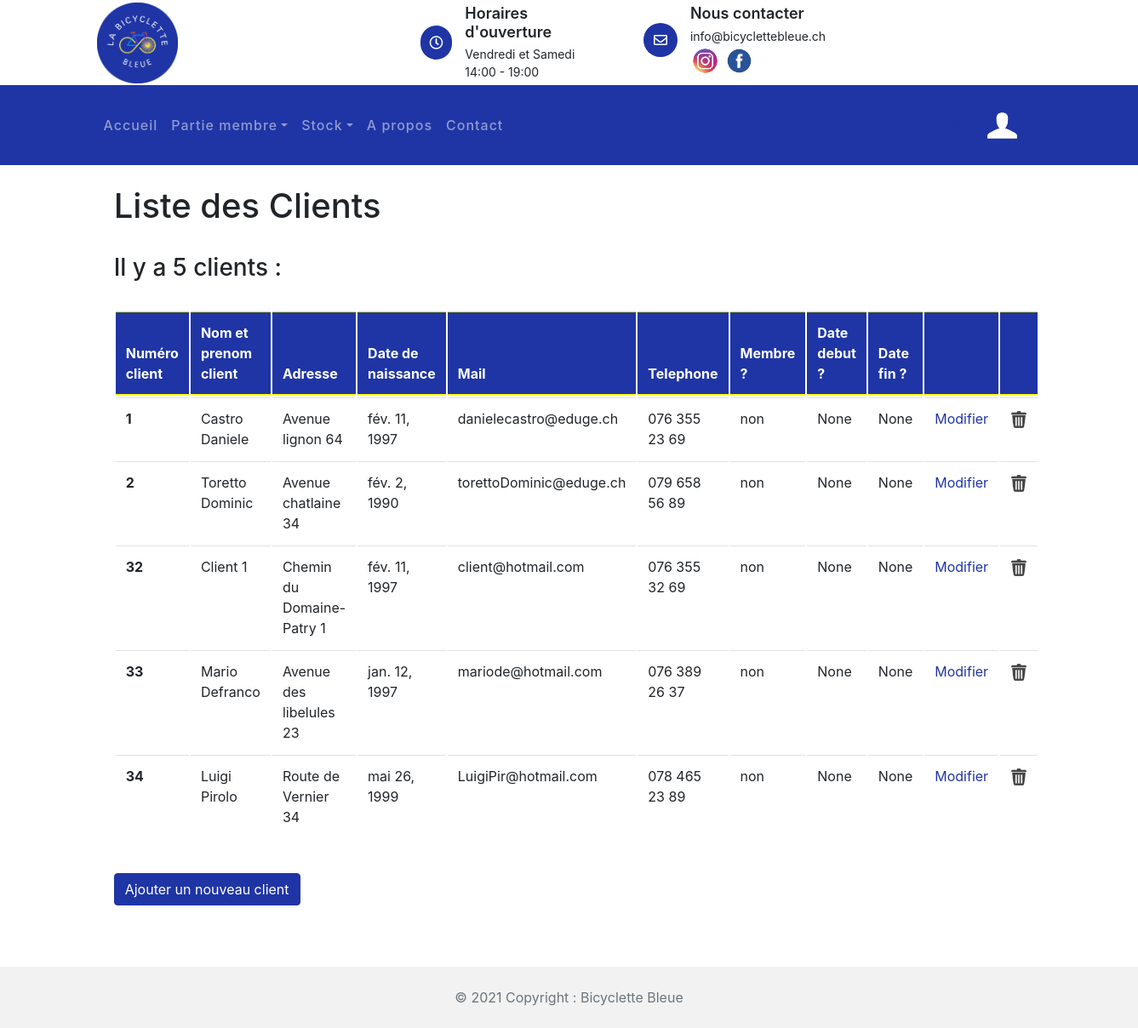
/client/ (signed in), run on the app's committed database.
### statistique/models.py (models this page shows, shortened)
class Client(models.Model):
    cli_id = models.AutoField(db_column='CLI_ID', primary_key=True)  # Field name made lowercase.
    cli_nom = models.CharField(db_column='CLI_NOM', blank=True, null=True, max_length=100)  # Field name made lowercase.
    cli_prenom = models.CharField(db_column='CLI_PRENOM', blank=True, null=True, max_length=100)  # Field name made lowercase.
    cli_adresseposte = models.CharField(db_column='CLI_ADRESSEPOSTE', blank=True, null=True, max_length=100)  # Field name made lowercase.
    cli_date_naissance = models.DateField()  # Field name made lowercase.
    cli_mail = models.CharField(db_column='CLI_MAIL', blank=True, null=True, max_length=100)  # Field name made lowercase.
    cli_tel = models.CharField(db_column='CLI_TEl', blank=True, null=True, max_length=100)  # Field name made lowercase.
    cli_membre = models.CharField(db_column='CLI_MEMBRE', blank=True, null=True, max_length=100)  # Field name made lowercase.
    cli_date_debut = models.DateField()  # Field name made lowercase.
    cli_date_fin = models.DateField()  # Field name made lowercase.
    class Meta:
        managed = False
        db_table = 'Client'

### client/views.py (the view)
# urls.py: path('client/',include('client.urls')),
@login_required(login_url='/compte/login')
def client(request):
    client = Client.objects.all()
    client_number = client.count()
    messageNbClient = f'{client_number} clients :'
    if client_number == 1:
        messageNbClient = f'{client_number} client :'
    context = {
        'client' : client,
        'messageNbClient' : messageNbClient,
    }
    return render(request, 'client/client.html', context)

### client/templates/client/client.html
{% extends 'template_base.html' %}
{% load static %}
{% block contenu %}
        <link href="{% static 'css/bootstrap.min.css' %}" rel="stylesheet">
        <link href="{% static 'lib/flaticon/font/flaticon.css' %}" rel="stylesheet">
        <link href="{% static 'lib/animate/animate.min.css' %}" rel="stylesheet">
        <link href="{% static 'lib/owlcarousel/assets/owl.carousel.min.css' %}" rel="stylesheet">
    <br>
<h1 style="margin-left: 10%">Liste des Clients</h1>
    <br>
    <h3 style="margin-left: 10%">Il y a {{ messageNbClient }}</h3>
<br>
 <table class="table">
  <thead class="thead-dark">
    <tr>
      <th scope="col" >Numéro client</th>
      <th scope="col">Nom et prenom client</th>
      <th scope="col">Adresse</th>
      <th scope="col">Date de naissance</th>
      <th scope="col">Mail</th>
      <th scope="col">Telephone</th>
      <th scope="col">Membre ?</th>
      <th scope="col">Date debut ?</th>
      <th scope="col">Date fin ?</th>
      <th scope="col"></th>
      <th scope="col"></th>
    </tr>
  </thead>
  <tbody>
  {% for client in client %}
    <tr>
      <th  scope="row">{{client.cli_id}}</th>
      <td><a>{{client.cli_nom}} {{client.cli_prenom}}</a></td>
      <td>{{client.cli_adresseposte}}</td>
      <td>{{client.cli_date_naissance}}</td>
      <td>{{client.cli_mail}}</td>
      <td>{{client.cli_tel}}</td>
      <td>{{client.cli_membre}}</td>
      <td>{{client.cli_date_debut}}</td>
      <td>{{client.cli_date_fin}}</td>
      <td><a href="{% url 'client:modifierClient'  client.cli_id%}">Modifier</a></td>
      <td><a href="{% url 'client:supprimerClient' client.cli_id%}"><img class="imagePoubelle" src="{% static 'img/poubelle.png' %}" alt="Image"></a></td>
    </tr>
  {% endfor %}
  </tbody>
</table>
<br>
<a href="{% url 'client:nouveauClient' %}" class="btn btn-primary" role="button" aria-pressed="true" style="margin-left: 10%">Ajouter un nouveau client</a>
<br>
{% endblock %}

### accueil/static/css/style.css (style rules this page uses)
table { border-collapse: separate; }
.imagePoubelle { width: 20px; height: 20px; }
.table { height: 100px; width: 80%; padding-left: 10%; padding-right: 10%; border-collapse: separate ; }
body { color: #444444; font-weight: 400; background: #ffffff; font-family: 'Barlow', sans-serif; }
h1, h2, h3, h4, h5, h6 { color: #1F35A5; }
a { color: #1F35A5; transition: .3s; }

### data on the page
Client: cli_id "1", cli_nom "Castro", cli_prenom "Daniele", cli_adresseposte "Avenue lignon 64", cli_date_naissance "fév. 11, 1997", cli_mail "danielecastro@eduge.ch", cli_tel "076 355 23 69", cli_membre "non", cli_date_debut "None", cli_date_fin "None"
Client: cli_id "2", cli_nom "Toretto", cli_prenom "Dominic", cli_adresseposte "Avenue chatlaine 34", cli_date_naissance "fév. 2, 1990", cli_mail "torettoDominic@eduge.ch", cli_tel "079 658 56 89", cli_membre "non", cli_date_debut "None", cli_date_fin "None"
Client: cli_id "32", cli_nom "Client", cli_prenom "1", cli_adresseposte "Chemin du Domaine-Patry 1", cli_date_naissance "fév. 11, 1997", cli_mail "client@hotmail.com", cli_tel "076 355 32 69", cli_membre "non", cli_date_debut "None", cli_date_fin "None"
Client: cli_id "33", cli_nom "Mario", cli_prenom "Defranco", cli_adresseposte "Avenue des libelules 23", cli_date_naissance "jan. 12, 1997", cli_mail "mariode@hotmail.com", cli_tel "076 389 26 37", cli_membre "non", cli_date_debut "None", cli_date_fin "None"
Client: cli_id "34", cli_nom "Luigi", cli_prenom "Pirolo", cli_adresseposte "Route de Vernier 34", cli_date_naissance "mai 26, 1999", cli_mail "LuigiPir@hotmail.com", cli_tel "078 465 23 89", cli_membre "non", cli_date_debut "None", cli_date_fin "None"

### other printed values
{{ messageNbClient }} "5 clients :"
